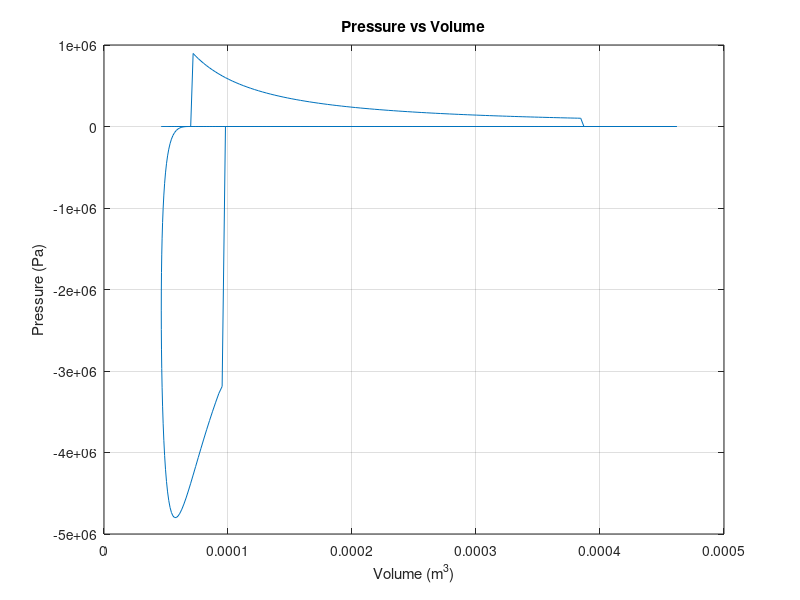

This figure's MATLAB source: (Note: this script raises an error after producing the figure.)
clear
clear all
clc;

load('data.mat');
%% Variables and constants
%%Constants
p_atm = 101.325 * 10^3; %% pascal
Taf = 300; %% kelvin

yi =  1.3;
yc = 1.25;
ye = 1.48;
R = 287.05; %%287.05; %% gas constant of air (J/kg * Kelvin)
phi = 1;
pressure_offset = 5325; %% pascal
CBF = 0.95; 
AFR = 14.7; 
Qhv = 44.4*10^6; %% j/kg
cv = R/(1-yc); %% J/kgk
a = 5;
m = 2;
error = inf;
tolerance = 1;
%%Per Engine
bore = 84/1000; %% mm
d_in_valve = 33/1000; %% mm
d_out_valve = 30.5/1000; %% mm
rpm = 2200;
dt = 1/(rpm *2*pi/60)*(pi / 180);
Cd = 0.7; %% check unit
Ati = 0.785398*(d_in_valve)^2; 
Ate = 0.785398*(d_out_valve)^2;
Pe = p_atm ;%+ pressure_offset; %% pascal
Pi = p_atm ;%- pressure_offset; %% pascal

intake_start = 1; %%%%CHANGE
intake_end = 239; %%%%CHANGE
compression_start = 240; %%%%CHANGE
compression_end = 335; %%%%CHANGE
combustion_start = 336; %%%%CHANGE
combustion_end = 395; %%%%CHANGE
expansion_start = 396; %%%%CHANGE
expansion_end = 491; %%%%CHANGE
exhaust_start = 492; %%%%CHANGE
exhaust_end = 720; %%%%CHANGE

%%Variables
vol = total_volume0 * 10^(-6);
temp = zeros(1, length(crank_angle)); 
pressure = zeros(1, length(crank_angle));
mass = zeros(1, length(crank_angle));
xb = zeros(1, combustion_end-combustion_start);

pressure(compression_start) = p_atm; %pascal
titi =0;
    titi = titi + 1;
    temp(compression_start) = Taf; %degrees kelvin
    %% Compression Numerical Analysis
    mi = (p_atm * vol(compression_start)) / (R * temp(compression_start));
    mf = (mi) / (1 + AFR/phi);
    mass(1, compression_start:expansion_end) = mi;
    for i=(compression_start + 1):compression_end
        %%Calculating instanteneous pressure    
        pressure(i) = (p_atm*vol(compression_start)^yi) / (vol(i)^yi);

        %%Calculating temperature
        temp(i) = (pressure(i) * vol(i))/ (mi * R);
    end
% 
%     %% Combustion Numerical Analysis
    temp(combustion_end) = (CBF * mf * Qhv)/(mi * cv) + temp(combustion_start);
    pressure(combustion_end) = (mi * R * temp(combustion_end)) / (vol(combustion_end));
    for i=(combustion_start):(combustion_end - 1)
        xb(i) = 1- exp((-a)*((i-combustion_start)/(combustion_end - combustion_start))^(m+1));
        
        pressure(i) = (xb(i) * ((pressure(combustion_end)*vol(combustion_end)^yc) - (pressure(combustion_start)*vol(combustion_start)^yc)) + pressure(combustion_start)*vol(combustion_start)^yc)/(vol(i)^yc);
    end

    %% Expansion Numerical Analysis
    for i=(expansion_start + 1):expansion_end
        %%Calculating instanteneous pressure
        pressure(i) = (pressure(expansion_start) * vol(expansion_start)^ye) / (vol(i)^ye);

        %%Calculating temperature
        temp(i) = (pressure(i) * vol(i))/ (mi * R);
    end
    
%     %% Exhaust Numerical Analysis
%     for i=(exhaust_start + 1):exhaust_end
%         mass(i) = mass(i-1) - dt*((Cd*Ate*pressure(i-1))/(sqrt((pressure(i-1)*vol(i-1))/(mass(i-1)))))*...
%         ((Pe/pressure(i-1))^(1/ye))*((2*ye)/(ye-1)*(1-(Pe/pressure(i-1))^((ye-1)/(ye))))^0.5;
%         
%         pressure(i) = (((temp(i-1)*mass(i)*R)/(vol(i)))^ye) * (pressure(i-1))^(1-ye);
% 
%         temp(i) = (pressure(i)*vol(i))/(mass(i)*R);
%     end
% 
%     %% Intake Numerical Analysis with Adaptive Convergence
%     tolerance = 1; % Set a smaller tolerance for convergence
%     previous_Taf = Taf; % Store previous Taf for comparison
% 
%         mass(intake_start) = mass(exhaust_end);
%         pressure(intake_start:intake_end) = pressure(exhaust_end);
%         temp(intake_start) = temp(exhaust_end);
% 
%         for i = (intake_start + 1):intake_end    
%             mass(i) = mass(i - 1) + dt * ((Cd * Ati * Pi) / sqrt(R * Taf)) * ...
%                       ((pressure(i - 1) / Pi)^(1 / yi)) * ...
%                       (((2 * yi) / (yi - 1)) * (1 - ((2 * yi) / (yi - 1))^((yi - 1) / yi)))^0.5;
% 
%             xr = mass(exhaust_end) / mass(i);
%             temp(i) = xr * temp(exhaust_end) + (1 - xr) * temp(compression_start);
%         end
% 
%         % Calculate error based on the change in temperature
%         error = abs(temp(intake_end) - Taf)
%         Taf = Taf + error;  % Update Taf with the new value
%         titi
% 
%     
%     fprintf("Converged with error %.6f\n", error);
% %% Plotting Pressure vs Volume
figure;  % Create a new figure window
plot(vol, pressure);
xlabel('Volume (m^3)');  % Label for x-axis
ylabel('Pressure (Pa)'); % Label for y-axis 
title('Pressure vs Volume'); % Title of the plot
grid on;  % Add grid for better readability
   vv